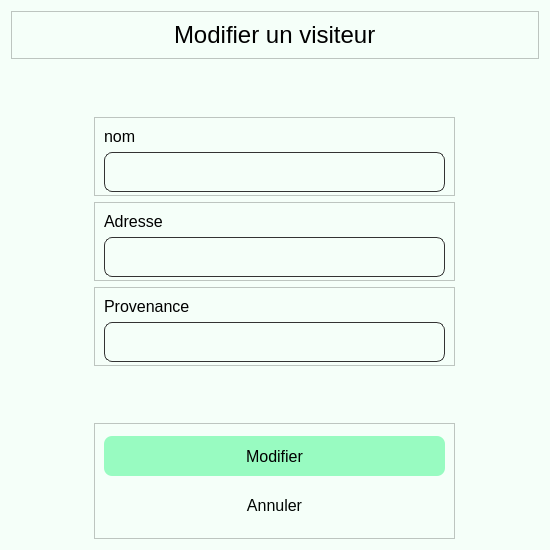
<?xml version="1.0" encoding="UTF-8"?>
<ui version="4.0">
 <class>visiteur_modifie</class>
 <widget class="QDialog" name="visiteur_modifie">
  <property name="geometry">
   <rect>
    <x>0</x>
    <y>0</y>
    <width>550</width>
    <height>550</height>
   </rect>
  </property>
  <property name="minimumSize">
   <size>
    <width>550</width>
    <height>550</height>
   </size>
  </property>
  <property name="maximumSize">
   <size>
    <width>550</width>
    <height>550</height>
   </size>
  </property>
  <property name="windowTitle">
   <string>Dialog</string>
  </property>
  <property name="styleSheet">
   <string notr="true">background-color:#f5fff9;</string>
  </property>
  <layout class="QVBoxLayout" name="verticalLayout">
   <item>
    <widget class="QFrame" name="frame_2">
     <property name="frameShape">
      <enum>QFrame::StyledPanel</enum>
     </property>
     <property name="frameShadow">
      <enum>QFrame::Raised</enum>
     </property>
     <layout class="QHBoxLayout" name="horizontalLayout">
      <item>
       <spacer name="horizontalSpacer">
        <property name="orientation">
         <enum>Qt::Horizontal</enum>
        </property>
        <property name="sizeHint" stdset="0">
         <size>
          <width>169</width>
          <height>20</height>
         </size>
        </property>
       </spacer>
      </item>
      <item>
       <widget class="QLabel" name="label">
        <property name="maximumSize">
         <size>
          <width>4000</width>
          <height>29</height>
         </size>
        </property>
        <property name="styleSheet">
         <string notr="true">font-size:24px;
font: &quot;Arial&quot;;</string>
        </property>
        <property name="text">
         <string>Modifier un visiteur</string>
        </property>
       </widget>
      </item>
      <item>
       <spacer name="horizontalSpacer_2">
        <property name="orientation">
         <enum>Qt::Horizontal</enum>
        </property>
        <property name="sizeHint" stdset="0">
         <size>
          <width>169</width>
          <height>20</height>
         </size>
        </property>
       </spacer>
      </item>
     </layout>
    </widget>
   </item>
   <item>
    <spacer name="verticalSpacer_3">
     <property name="orientation">
      <enum>Qt::Vertical</enum>
     </property>
     <property name="sizeHint" stdset="0">
      <size>
       <width>20</width>
       <height>44</height>
      </size>
     </property>
    </spacer>
   </item>
   <item alignment="Qt::AlignHCenter">
    <widget class="QFrame" name="input_4">
     <property name="minimumSize">
      <size>
       <width>361</width>
       <height>79</height>
      </size>
     </property>
     <property name="maximumSize">
      <size>
       <width>16777215</width>
       <height>79</height>
      </size>
     </property>
     <property name="styleSheet">
      <string notr="true"/>
     </property>
     <property name="frameShape">
      <enum>QFrame::StyledPanel</enum>
     </property>
     <property name="frameShadow">
      <enum>QFrame::Raised</enum>
     </property>
     <layout class="QVBoxLayout" name="verticalLayout_2">
      <item alignment="Qt::AlignHCenter">
       <widget class="QLabel" name="label_2">
        <property name="minimumSize">
         <size>
          <width>341</width>
          <height>0</height>
         </size>
        </property>
        <property name="maximumSize">
         <size>
          <width>341</width>
          <height>16777215</height>
         </size>
        </property>
        <property name="styleSheet">
         <string notr="true">font-size:16px;
font: &quot;Arial&quot;;</string>
        </property>
        <property name="text">
         <string>nom</string>
        </property>
       </widget>
      </item>
      <item alignment="Qt::AlignHCenter">
       <widget class="QTextEdit" name="input_7">
        <property name="minimumSize">
         <size>
          <width>341</width>
          <height>40</height>
         </size>
        </property>
        <property name="maximumSize">
         <size>
          <width>341</width>
          <height>40</height>
         </size>
        </property>
        <property name="styleSheet">
         <string notr="true">border-radius:8px;
border:1px solid #333333;
font-size:16px;
font: &quot;Arial&quot;;</string>
        </property>
       </widget>
      </item>
     </layout>
    </widget>
   </item>
   <item alignment="Qt::AlignHCenter">
    <widget class="QFrame" name="input_5">
     <property name="minimumSize">
      <size>
       <width>361</width>
       <height>79</height>
      </size>
     </property>
     <property name="maximumSize">
      <size>
       <width>16777215</width>
       <height>79</height>
      </size>
     </property>
     <property name="styleSheet">
      <string notr="true"/>
     </property>
     <property name="frameShape">
      <enum>QFrame::StyledPanel</enum>
     </property>
     <property name="frameShadow">
      <enum>QFrame::Raised</enum>
     </property>
     <layout class="QVBoxLayout" name="verticalLayout_3">
      <item alignment="Qt::AlignHCenter">
       <widget class="QLabel" name="label_3">
        <property name="minimumSize">
         <size>
          <width>341</width>
          <height>0</height>
         </size>
        </property>
        <property name="maximumSize">
         <size>
          <width>341</width>
          <height>16777215</height>
         </size>
        </property>
        <property name="styleSheet">
         <string notr="true">font-size:16px;
font: &quot;Arial&quot;;</string>
        </property>
        <property name="text">
         <string>Adresse</string>
        </property>
       </widget>
      </item>
      <item alignment="Qt::AlignHCenter">
       <widget class="QTextEdit" name="input_2">
        <property name="minimumSize">
         <size>
          <width>341</width>
          <height>40</height>
         </size>
        </property>
        <property name="maximumSize">
         <size>
          <width>341</width>
          <height>40</height>
         </size>
        </property>
        <property name="styleSheet">
         <string notr="true">border-radius:8px;
border:1px solid #333333;
font-size:16px;
font: &quot;Arial&quot;;</string>
        </property>
       </widget>
      </item>
     </layout>
    </widget>
   </item>
   <item alignment="Qt::AlignHCenter">
    <widget class="QFrame" name="input_6">
     <property name="minimumSize">
      <size>
       <width>361</width>
       <height>79</height>
      </size>
     </property>
     <property name="maximumSize">
      <size>
       <width>16777215</width>
       <height>79</height>
      </size>
     </property>
     <property name="styleSheet">
      <string notr="true"/>
     </property>
     <property name="frameShape">
      <enum>QFrame::StyledPanel</enum>
     </property>
     <property name="frameShadow">
      <enum>QFrame::Raised</enum>
     </property>
     <layout class="QVBoxLayout" name="verticalLayout_4">
      <item>
       <widget class="QLabel" name="label_4">
        <property name="minimumSize">
         <size>
          <width>341</width>
          <height>0</height>
         </size>
        </property>
        <property name="maximumSize">
         <size>
          <width>341</width>
          <height>16777215</height>
         </size>
        </property>
        <property name="styleSheet">
         <string notr="true">font-size:16px;
font: &quot;Arial&quot;;</string>
        </property>
        <property name="text">
         <string>Provenance</string>
        </property>
       </widget>
      </item>
      <item alignment="Qt::AlignHCenter">
       <widget class="QTextEdit" name="input_3">
        <property name="minimumSize">
         <size>
          <width>341</width>
          <height>40</height>
         </size>
        </property>
        <property name="maximumSize">
         <size>
          <width>341</width>
          <height>40</height>
         </size>
        </property>
        <property name="styleSheet">
         <string notr="true">border-radius:8px;
border:1px solid #333333;
font-size:16px;
font: &quot;Arial&quot;;</string>
        </property>
       </widget>
      </item>
     </layout>
    </widget>
   </item>
   <item>
    <spacer name="verticalSpacer">
     <property name="orientation">
      <enum>Qt::Vertical</enum>
     </property>
     <property name="sizeHint" stdset="0">
      <size>
       <width>20</width>
       <height>44</height>
      </size>
     </property>
    </spacer>
   </item>
   <item alignment="Qt::AlignHCenter">
    <widget class="QFrame" name="frame">
     <property name="minimumSize">
      <size>
       <width>0</width>
       <height>116</height>
      </size>
     </property>
     <property name="styleSheet">
      <string notr="true">QPushButton {
border-radius:8px;
font-size:16px;
font: &quot;Arial&quot;;
}</string>
     </property>
     <property name="frameShape">
      <enum>QFrame::StyledPanel</enum>
     </property>
     <property name="frameShadow">
      <enum>QFrame::Raised</enum>
     </property>
     <layout class="QVBoxLayout" name="verticalLayout_5">
      <item>
       <widget class="QPushButton" name="visiteur_modifier">
        <property name="minimumSize">
         <size>
          <width>341</width>
          <height>40</height>
         </size>
        </property>
        <property name="maximumSize">
         <size>
          <width>341</width>
          <height>40</height>
         </size>
        </property>
        <property name="styleSheet">
         <string notr="true">QPushButton {
	background-color:#98fbc1;;
}
:hover{
background-color:#07c556;
}</string>
        </property>
        <property name="text">
         <string>Modifier</string>
        </property>
       </widget>
      </item>
      <item>
       <widget class="QPushButton" name="visiteur_annuler">
        <property name="minimumSize">
         <size>
          <width>341</width>
          <height>40</height>
         </size>
        </property>
        <property name="maximumSize">
         <size>
          <width>341</width>
          <height>40</height>
         </size>
        </property>
        <property name="styleSheet">
         <string notr="true">QPushButton {
	color:#000502;
}</string>
        </property>
        <property name="text">
         <string>Annuler</string>
        </property>
       </widget>
      </item>
     </layout>
    </widget>
   </item>
  </layout>
 </widget>
 <resources/>
 <connections/>
</ui>
